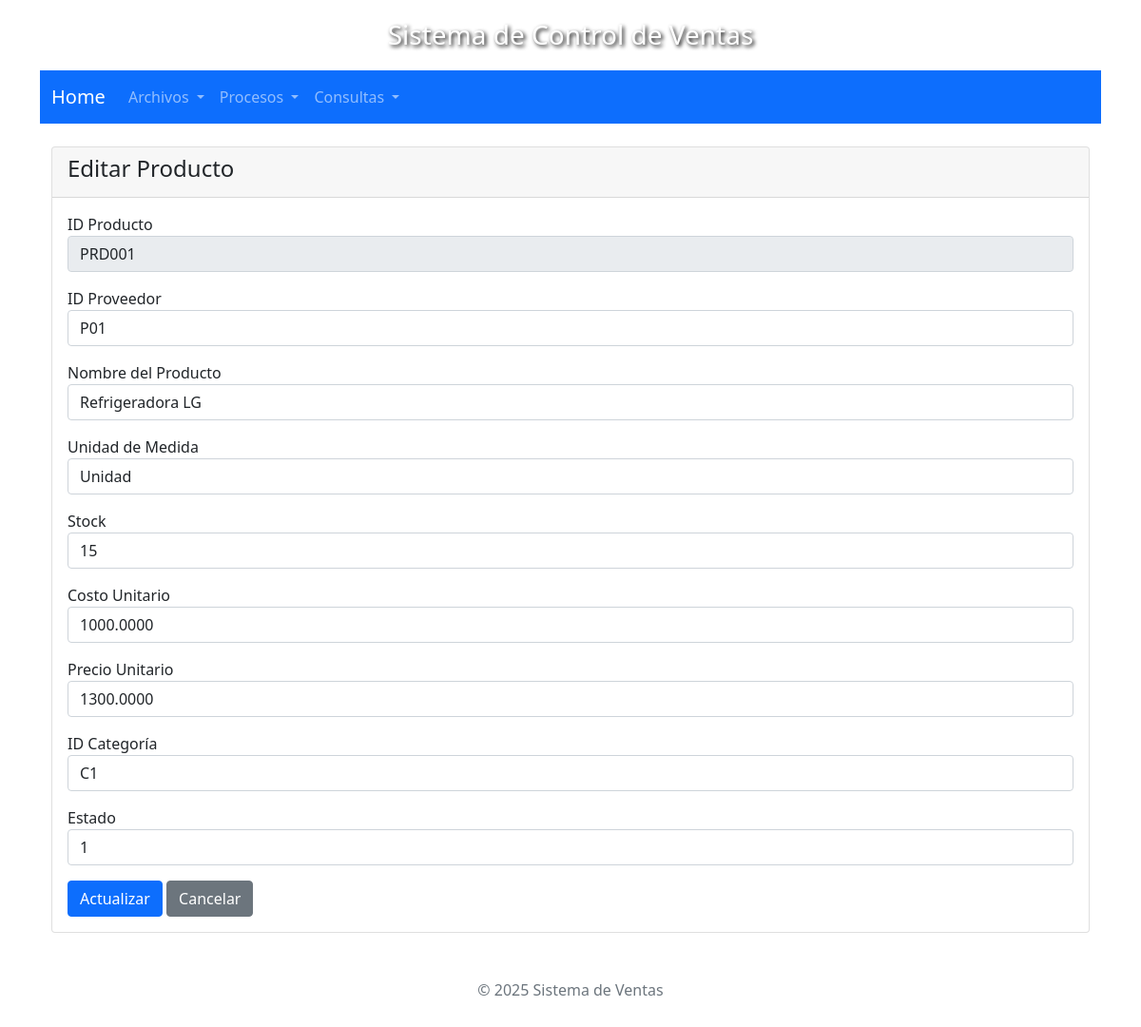
Page /sisventas/vista/productos/editar.php?id=PRD001 on the committed database.
### tables this page shows
CREATE TABLE `productos` (
  `idproducto` varchar(10) NOT NULL,
  `idproveedor` varchar(3) DEFAULT NULL,
  `nomproducto` varchar(128) DEFAULT NULL,
  `unimed` varchar(15) DEFAULT NULL,
  `stock` int(11) DEFAULT NULL,
  `cosuni` decimal(10,4) DEFAULT NULL,
  `preuni` decimal(10,4) DEFAULT NULL,
  `idcategoria` char(2) DEFAULT NULL,
  `estado` char(1) DEFAULT NULL
);

### sisventas/modelo/Producto.php (called while the page is built, shortened)
<?php
require_once $_SERVER['DOCUMENT_ROOT'] . "/sisventas/includes/db.php";
class Producto {
    private $pdo;
    public function __construct() {
        $conexion = new DBConection();
        $this->pdo = $conexion->conectar();
    }
    public function obtenerPorId($idproducto) {
        $stmt = $this->pdo->prepare("SELECT * FROM productos WHERE idproducto = ?");
        $stmt->execute([$idproducto]);
        return $stmt->fetch(PDO::FETCH_ASSOC);
    }
}

### sisventas/includes/db.php (called while the page is built, shortened)
<?php
class DBConection {
    public function conectar() {
        try {
            $this->pdo = new PDO("mysql:host=" . DB_HOST . ";dbname=" . DB_NAME, DB_USER, DB_PASS);
            $this->pdo->setAttribute(PDO::ATTR_ERRMODE, PDO::ERRMODE_EXCEPTION);
            $this->pdo->exec("SET NAMES utf8");
            return $this->pdo;
        } catch (PDOException $e) {
            die("Error de conexión: " . $e->getMessage());
        }
    }
}
?>

### sisventas/controlador/ProductoControlador.php (called while the page is built, shortened)
<?php
require_once $_SERVER['DOCUMENT_ROOT'] . "/sisventas/modelo/Producto.php";
class ProductoControlador
{
    private $modelo;
    public function __construct()
    {
        $this->modelo = new Producto();
    }
    public function obtenerProducto($id)
    {
        return $this->modelo->obtenerPorId($id);
    }
}

### sisventas/vista/productos/editar.php (the view, shortened to what this page needs)
<?php
require_once $_SERVER['DOCUMENT_ROOT'] . "/sisventas/controlador/ProductoControlador.php";
require_once $_SERVER['DOCUMENT_ROOT'] . "/sisventas/vista/layout/header.php";
require_once $_SERVER['DOCUMENT_ROOT'] . "/sisventas/vista/layout/navbar.php";
$controlador = new ProductoControlador();
$id = $_GET['id'];
$producto = $controlador->obtenerProducto($id);
?>
<div class="container mt-4">
  <div class="card">
    <div class="card-header">
      <h4>Editar Producto</h4>
    </div>
    <div class="card-body">
      <form method="post">
        <div class="mb-3">
          <label>ID Producto</label>
          <input type="text" class="form-control" value="<?= htmlspecialchars($producto['idproducto']) ?>" disabled>
        </div>
        <div class="mb-3">
          <label>ID Proveedor</label>
          <input type="text" name="idproveedor" class="form-control" value="<?= htmlspecialchars($producto['idproveedor']) ?>" required>
        </div>
        <div class="mb-3">
          <label>Nombre del Producto</label>
          <input type="text" name="nomproducto" class="form-control" value="<?= htmlspecialchars($producto['nomproducto']) ?>" required>
        </div>
        <div class="mb-3">
          <label>Unidad de Medida</label>
          <input type="text" name="unimed" class="form-control" value="<?= htmlspecialchars($producto['unimed']) ?>" required>
        </div>
        <div class="mb-3">
          <label>Stock</label>
          <input type="number" name="stock" class="form-control" value="<?= htmlspecialchars($producto['stock']) ?>" required>
        </div>
        <div class="mb-3">
          <label>Costo Unitario</label>
          <input type="text" name="cosuni" class="form-control" value="<?= htmlspecialchars($producto['cosuni']) ?>" required>
        </div>
        <div class="mb-3">
          <label>Precio Unitario</label>
          <input type="text" name="preuni" class="form-control" value="<?= htmlspecialchars($producto['preuni']) ?>" required>
        </div>
        <div class="mb-3">
          <label>ID Categoría</label>
          <input type="text" name="idcategoria" class="form-control" value="<?= htmlspecialchars($producto['idcategoria']) ?>" required>
        </div>
        <div class="mb-3">
          <label>Estado</label>
          <input type="text" name="estado" class="form-control" value="<?= htmlspecialchars($producto['estado']) ?>" required>
        </div>
        <button type="submit" class="btn btn-primary">Actualizar</button>
        <a href="listado.php" class="btn btn-secondary">Cancelar</a>
      </form>
    </div>
  </div>
</div>
<?php
require_once $_SERVER['DOCUMENT_ROOT'] . "/sisventas/vista/layout/footer.php";
?>

### sisventas/vista/layout/header.php (style rules this page uses)
body { background-size: cover; background-repeat: no-repeat; background-attachment: fixed; background-position: center; padding: 20px; }

### rows in the picture
productos: idproducto "PRD001", idproveedor "P01", nomproducto "Refrigeradora LG", unimed "Unidad", stock "15", cosuni "1000.0000", preuni "1300.0000", idcategoria "C1", estado "1"
